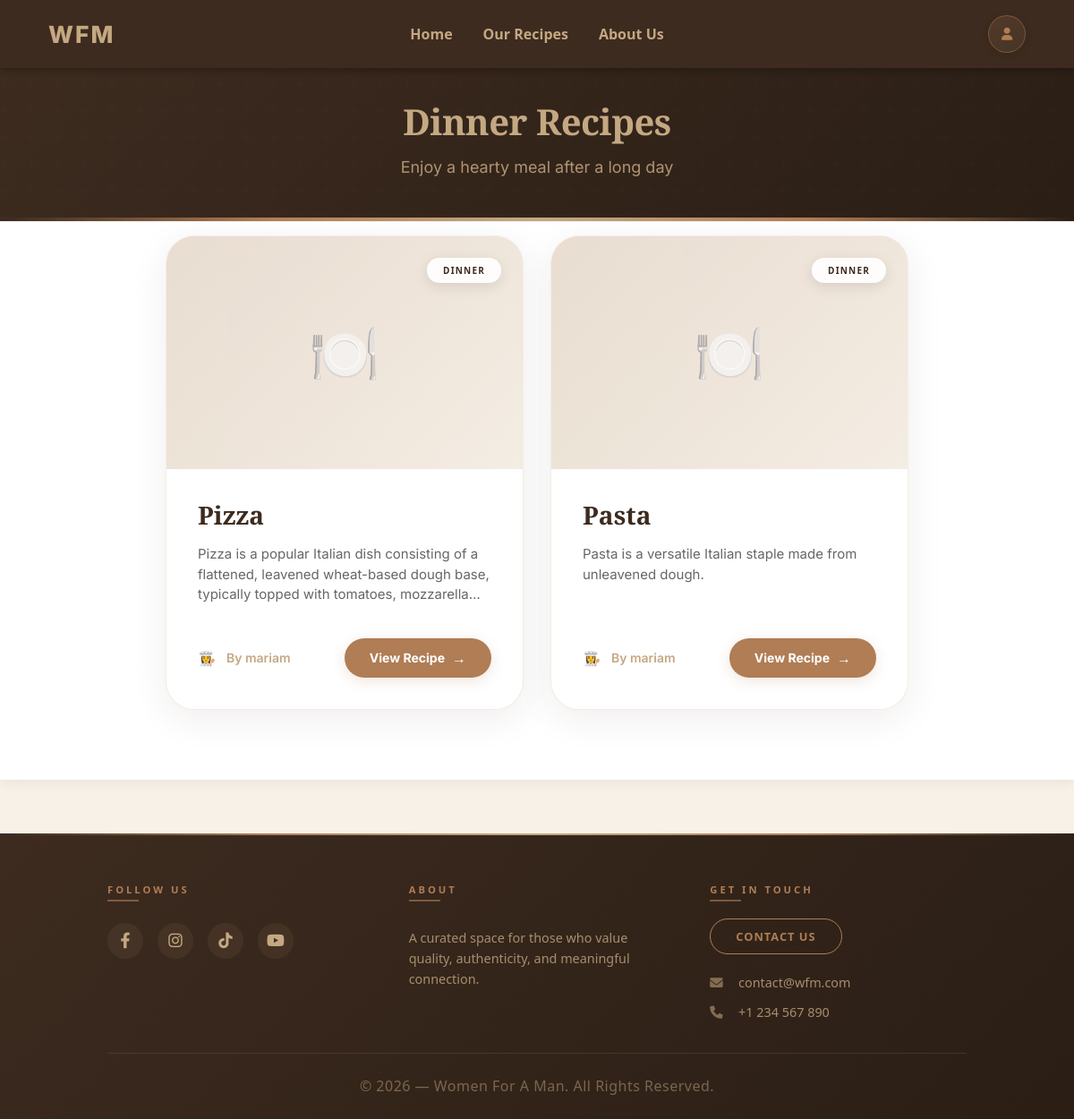
Before: /recipes/dinner/ with the older database file.
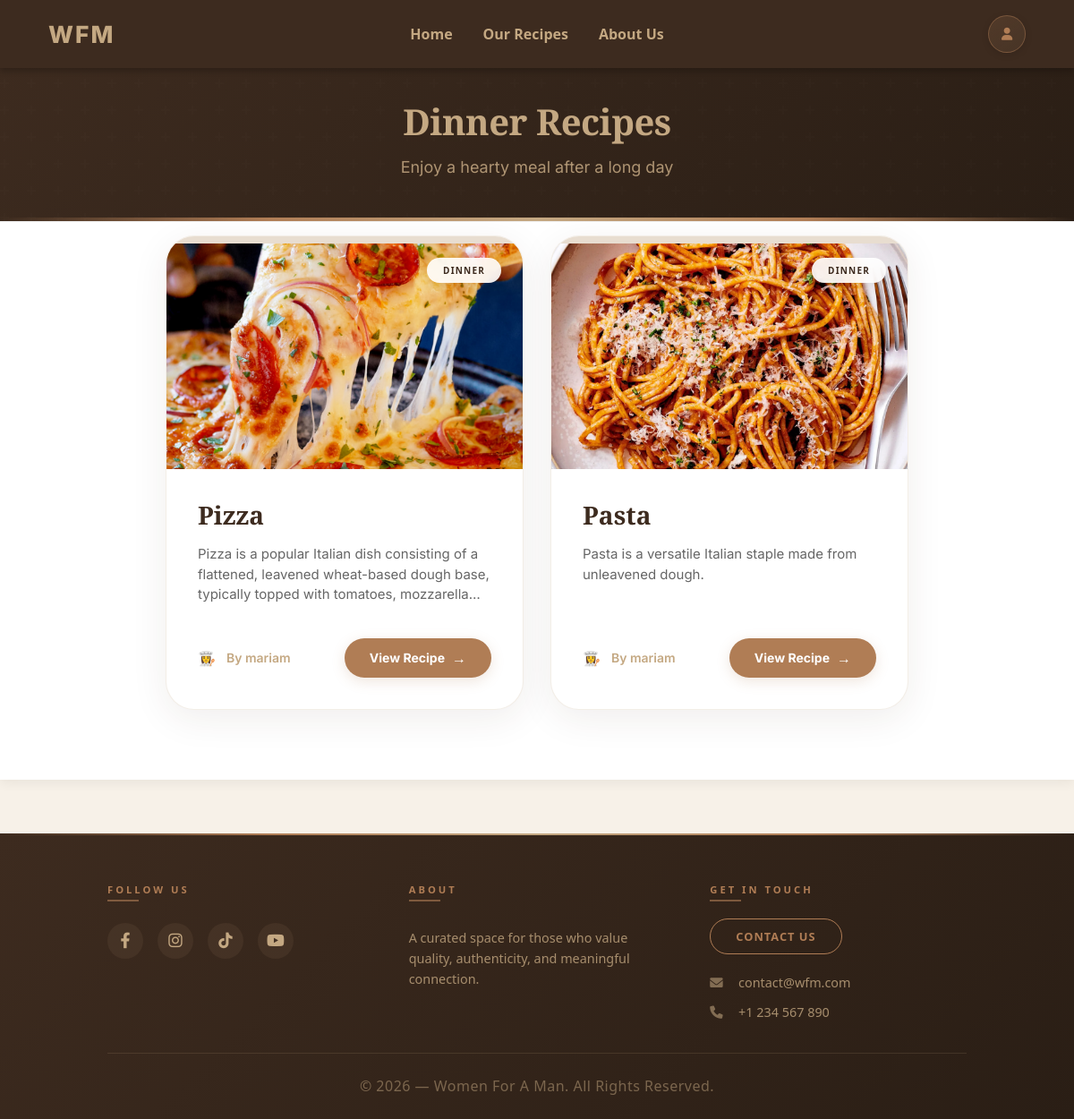
After: the same page with the newer database file.
### main/models.py (models this page shows, shortened)
class Recipe(models.Model):
    title = models.CharField(max_length=200)
    description = models.TextField()
    ingredients = models.TextField()
    instructions = models.TextField()
    image = models.ImageField(upload_to='recipes/', blank=True, null=True)
    created_at = models.DateTimeField(auto_now_add=True)
    updated_at = models.DateTimeField(auto_now=True)
    author = models.ForeignKey(
        User,
        on_delete=models.CASCADE,
        related_name='recipes'
    )
    category = models.ForeignKey(
        Category,
        on_delete=models.SET_NULL,
        null=True,
        related_name='recipes'
    )

class Category(models.Model):
    name = models.CharField(max_length=100)
    description = models.TextField(blank=True, null=True)
    class Meta:
        verbose_name_plural = "Categories"

class User(AbstractUser):
    username = models.CharField(
        max_length=150,
        unique=True,
        help_text='Required. 150 characters or fewer.',
        error_messages={
            'unique': "A user with that username already exists.",
        },
    )
    profile_picture = models.ImageField(
        upload_to='profiles/',
        blank=True,
        null=True
    )
    bio = models.TextField(blank=True, null=True)
    groups = models.ManyToManyField(
        'auth.Group',
        related_name='main_user_set',
        blank=True
    )
    user_permissions = models.ManyToManyField(
        'auth.Permission',
        related_name='main_user_set',
        blank=True
    )

### main/views.py (the view)
def dinner_view(request):
    from .models import Category
    category = Category.objects.filter(name__iexact='dinner').first()
    recipes = Recipe.objects.filter(category=category).order_by('-created_at') if category else Recipe.objects.none()
    return render(request, 'main/dinner.html', {
        'recipes': recipes,
        'category': category,
    })

### main/templates/main/dinner.html (shortened to what this page needs)
{% extends 'main/base.html' %}
{% load static %}
{% block extra_css %}
<link rel='stylesheet' href="{% static 'main/css/recipeCards.css' %}">
<link rel="stylesheet" href="{% static 'main/css/ourRecipes.css' %}">
{% endblock %}
{% block content %}
<div class='category-page-header'>
  <h2> Dinner Recipes</h2>
  <p>Enjoy a hearty meal after a long day</p>
</div>
<div id='recipe-results'>
  {% include 'main/search.html' %}
</div>
{% endblock %}

### main/templates/main/search.html (shortened to what this page needs)
{% if recipes %}
<div class="category-recipe-grid">
  {% for recipe in recipes %}
  <div class="category-recipe-card">
    <div class="card-img-wrapper">
      {% if recipe.image %}
        <img src="{{ recipe.image.url }}" alt="{{ recipe.title }}">
      {% else %}
        <div class="card-no-img">🍽️</div>
      {% endif %}
      {% if recipe.category %}
        <span class="card-category-tag">
          {{ recipe.category.name }}
        </span>
      {% endif %}
    </div>
    <div class="card-body">
      <h3>{{ recipe.title }}</h3>
      <p>{{ recipe.description|truncatewords:20 }}</p>
    </div>
    <div class="card-footer-strip">
      <span class="card-author">
        By {{ recipe.author.username }}
      </span>
      <a class="card-view-link"
         href="{% url 'recipe_detail' recipe.id %}">
         View Recipe
      </a>
    </div>
  </div>
  {% endfor %}
</div>
{% endif %}

Changed rows visible on the page:
changed Recipe "Pizza": image: picture added; no longer shows "🍽️"
changed Recipe "Pasta": image: picture added; no longer shows "🍽️"
